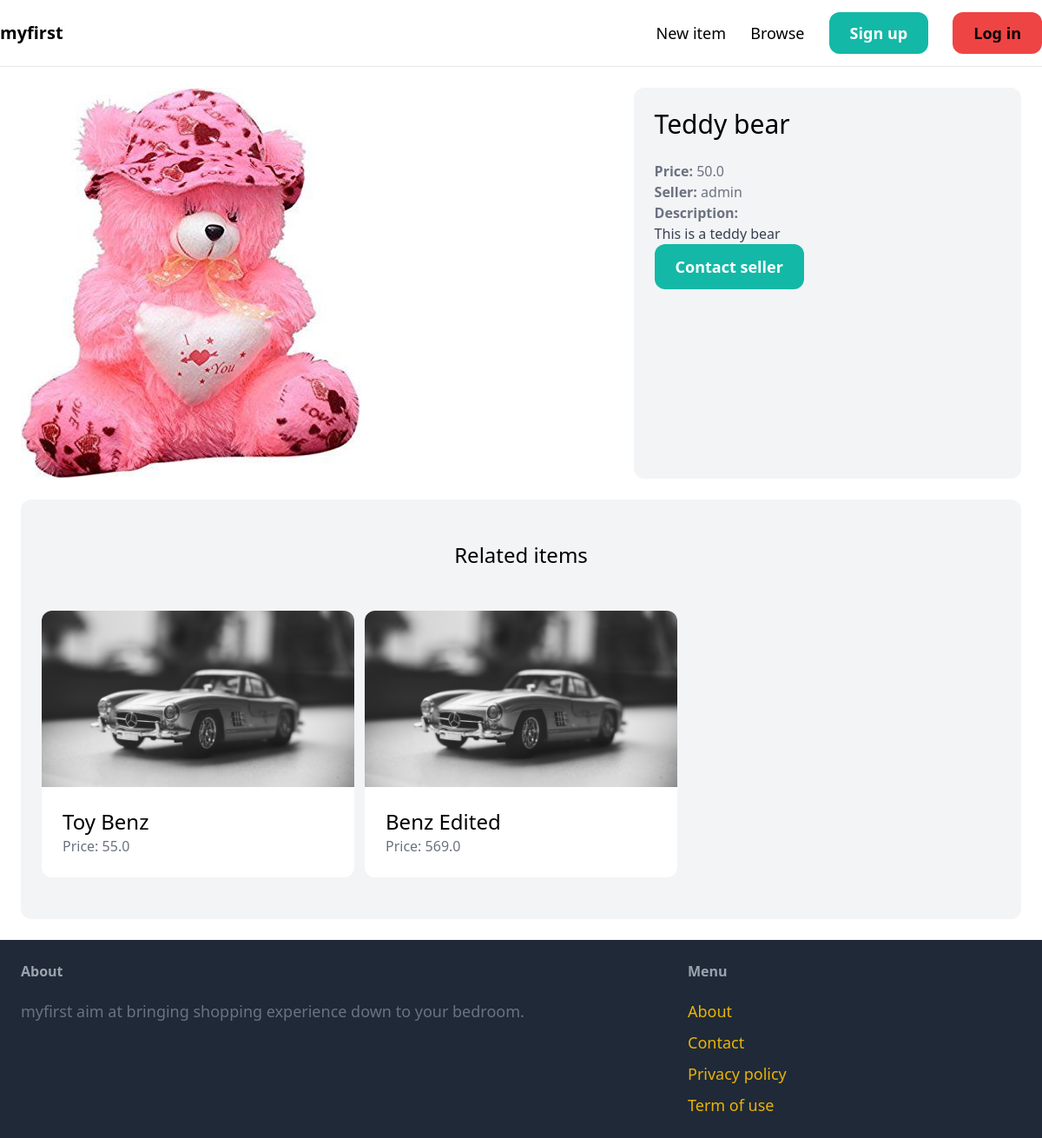
Screenshot of /items/3/ with the database file from the repository.
### item/models.py (models this page shows, shortened)
class Item(models.Model):
    category = models.ForeignKey(Category, related_name='item', on_delete=models.CASCADE, default = 1)
    name = models.CharField(max_length=255)
    description = models.TextField(blank=True, null=True)
    price = models.FloatField()
    image = models.ImageField(upload_to='item_images', blank=True, null=True)
    is_sold = models.BooleanField(default=False)
    created_by = models.ForeignKey(User, related_name='items', on_delete=models.CASCADE)
    created_at = models.DateTimeField(auto_now_add=True)

### item/views.py (the view)
# urls.py: path('<int:pk>/', views.detail, name='detail'),
def detail(request, pk):
    item = get_object_or_404(Item, pk=pk)
    related_items = Item.objects.filter(category=item.category, is_sold=False).exclude(pk=pk) [0:3]
    return render(request, 'item/detail.html', {
        'item': item,
        'related_items':related_items
    })

### item/templates/item/detail.html (shortened to what this page needs)
{% extends 'core/base.html' %}
{% block content %}
<div class="grid grid-cols-5 gap-6">
    <div class="col-span-3">
        <img src="{{ item.image.url }}" class="rounded-xl">
    </div>
    <div class="col-span-2 p-6 bg-gray-100 rounded-xl">
        <h1 class="mb-6 text-3xl">{{ item.name }}</h1>
        <p class="text-gray-500"><strong>Price: </strong>{{ item.price }}</p>
        <p class="text-gray-500"><strong>Seller: </strong>{{ item.created_by.username }}</p>
        {% if item.description %}
            <p class="text-gray-700">
                <strong class="text-gray-500">Description:</strong><br>
                {{ item.description }}
            </p>
        {% endif %}
        {% if request.user == item.created_by %}
            <div class="mt-6 p-6 bg-white rounded-xl">
                <P>This is your item!</P>
                <a href="{% url 'item:edit' item.id %}" class="inline-block at-6 px-6 py-3 text-lg font-semibold bg-teal-500 text-white rounded-xl">Edit</a>
                <a href="{% url 'item:delete' item.id %}" class="inline-block at-6 px-6 py-3 text-lg font-semibold bg-red-500 text-white rounded-xl">Delete</a>
            </div>
        {% else %}
            <a href="{% url 'conversation:new' item.id %}" class="inline-block at-6 px-6 py-3 text-lg font-semibold bg-teal-500 text-white rounded-xl hover:bg-teal-700">Contact seller</a>
        {% endif %}
    </div>
</div>
<div class="mt-6 px-6 py-12 bg-gray-100 rounded-xl">
    <h2 class="mb-12 text-2xl text-center">Related items</h2>
<div class="grid grid-cols-3 gap-3">
    {% for item in related_items %}
        <div>
            <a href="{% url 'item:detail' item.id %}">
                <div>
                    <img src="{{ item.image.url }}" class="rounded-t-xl">
                </div>
                <div class="p-6 bg-white rounded-b-xl">
                    <h2 class="text-2xl">{{ item.name }}</h2>
                    <p class="text-gray-500">Price: {{ item.price }}</p>
                </div>
            </a>
        </div>
    {% endfor %}
</div>
</div>
{% endblock %}

### rows the page displays
Item: image (picture), name "Teddy bear", price "50.0", created_by.username "admin", description "This is a teddy bear"
Item: image (picture), name "Toy Benz", price "55.0"
Item: image (picture), name "Benz Edited", price "569.0"
